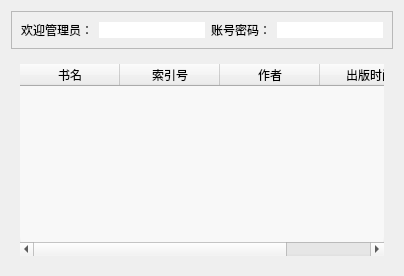
        <widget class="QWidget" name="page_2">
         <layout class="QVBoxLayout" name="verticalLayout_3">
          <item>
           <widget class="QFrame" name="frame_11">
            <property name="frameShape">
             <enum>QFrame::StyledPanel</enum>
            </property>
            <property name="frameShadow">
             <enum>QFrame::Raised</enum>
            </property>
            <layout class="QHBoxLayout" name="horizontalLayout_5">
             <item>
              <widget class="QLabel" name="label_4">
               <property name="text">
                <string>欢迎管理员：</string>
               </property>
              </widget>
             </item>
             <item>
              <widget class="QLineEdit" name="lineEdit_9">
               <property name="styleSheet">
                <string notr="true">
background:rgb(255,255,255);
border-radius:20px;

</string>
               </property>
              </widget>
             </item>
             <item>
              <widget class="QLabel" name="label_5">
               <property name="text">
                <string>账号密码：</string>
               </property>
              </widget>
             </item>
             <item>
              <widget class="QLineEdit" name="lineEdit_7">
               <property name="styleSheet">
                <string notr="true">
background:rgb(255,255,255);
border-radius:20px;
</string>
               </property>
              </widget>
             </item>
            </layout>
           </widget>
          </item>
          <item>
           <widget class="QFrame" name="frame_17">
            <property name="styleSheet">
             <string notr="true">QFrame#frame_17{
border-image: url(:/common2/hutao.jpg);
border-radius:20px
}</string>
            </property>
            <property name="frameShape">
             <enum>QFrame::StyledPanel</enum>
            </property>
            <property name="frameShadow">
             <enum>QFrame::Raised</enum>
            </property>
            <layout class="QHBoxLayout" name="horizontalLayout_6">
             <item>
              <widget class="QTableWidget" name="tableWidget_4">
               <property name="styleSheet">
                <string notr="true">QTableWidget#tableWidget_4{
background:rgba(255, 255, 255,150);
border-radius:20px;


}</string>
               </property>
               <column>
                <property name="text">
                 <string>书名</string>
                </property>
               </column>
               <column>
                <property name="text">
                 <string>索引号</string>
                </property>
               </column>
               <column>
                <property name="text">
                 <string>作者</string>
                </property>
               </column>
               <column>
                <property name="text">
                 <string>出版时间</string>
                </property>
               </column>
              </widget>
             </item>
            </layout>
           </widget>
          </item>
         </layout>
        </widget>
